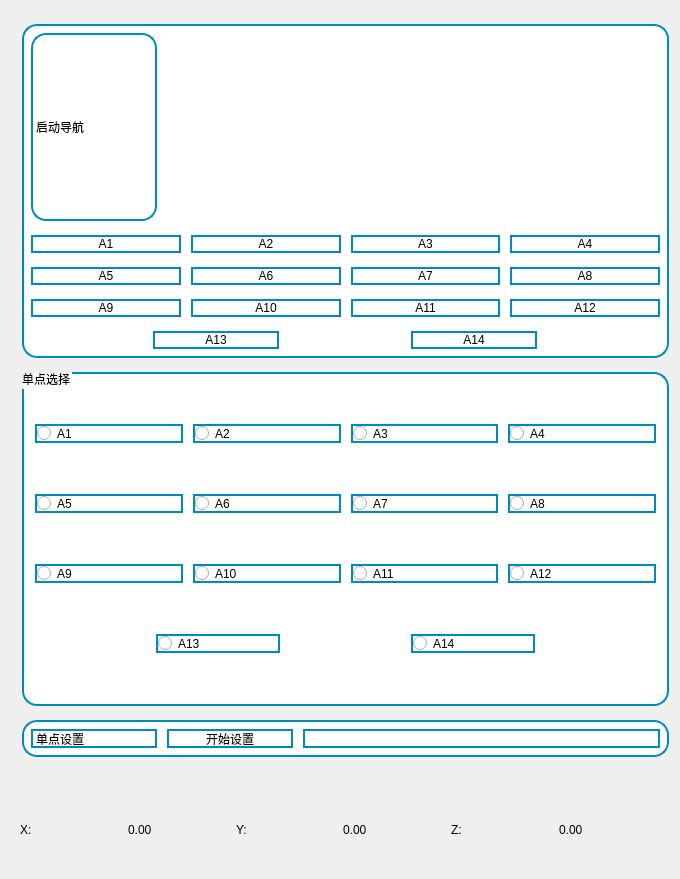
          <widget class="QWidget" name="page_13">
           <widget class="QWidget" name="verticalLayoutWidget_2">
            <property name="geometry">
             <rect>
              <x>20</x>
              <y>790</y>
              <width>641</width>
              <height>80</height>
             </rect>
            </property>
            <layout class="QVBoxLayout" name="verticalLayout_7">
             <item>
              <layout class="QHBoxLayout" name="horizontalLayout_41">
               <item>
                <widget class="QLabel" name="label_24">
                 <property name="minimumSize">
                  <size>
                   <width>0</width>
                   <height>30</height>
                  </size>
                 </property>
                 <property name="maximumSize">
                  <size>
                   <width>16777215</width>
                   <height>30</height>
                  </size>
                 </property>
                 <property name="text">
                  <string>X:</string>
                 </property>
                </widget>
               </item>
               <item>
                <widget class="QLabel" name="label_pose_X">
                 <property name="minimumSize">
                  <size>
                   <width>0</width>
                   <height>30</height>
                  </size>
                 </property>
                 <property name="maximumSize">
                  <size>
                   <width>16777215</width>
                   <height>30</height>
                  </size>
                 </property>
                 <property name="text">
                  <string>0.00</string>
                 </property>
                </widget>
               </item>
               <item>
                <widget class="QLabel" name="label_33">
                 <property name="minimumSize">
                  <size>
                   <width>0</width>
                   <height>30</height>
                  </size>
                 </property>
                 <property name="maximumSize">
                  <size>
                   <width>16777215</width>
                   <height>30</height>
                  </size>
                 </property>
                 <property name="text">
                  <string>Y:</string>
                 </property>
                </widget>
               </item>
               <item>
                <widget class="QLabel" name="label_pose_Y">
                 <property name="minimumSize">
                  <size>
                   <width>0</width>
                   <height>30</height>
                  </size>
                 </property>
                 <property name="maximumSize">
                  <size>
                   <width>16777215</width>
                   <height>30</height>
                  </size>
                 </property>
                 <property name="text">
                  <string>0.00</string>
                 </property>
                </widget>
               </item>
               <item>
                <widget class="QLabel" name="label_31">
                 <property name="minimumSize">
                  <size>
                   <width>0</width>
                   <height>30</height>
                  </size>
                 </property>
                 <property name="maximumSize">
                  <size>
                   <width>16777215</width>
                   <height>30</height>
                  </size>
                 </property>
                 <property name="text">
                  <string>Z:</string>
                 </property>
                </widget>
               </item>
               <item>
                <widget class="QLabel" name="label_pose_Z">
                 <property name="minimumSize">
                  <size>
                   <width>0</width>
                   <height>30</height>
                  </size>
                 </property>
                 <property name="maximumSize">
                  <size>
                   <width>16777215</width>
                   <height>30</height>
                  </size>
                 </property>
                 <property name="text">
                  <string>0.00</string>
                 </property>
                </widget>
               </item>
              </layout>
             </item>
            </layout>
           </widget>
           <widget class="QWidget" name="layoutWidget">
            <property name="geometry">
             <rect>
              <x>20</x>
              <y>20</y>
              <width>651</width>
              <height>741</height>
             </rect>
            </property>
            <layout class="QVBoxLayout" name="verticalLayout_17">
             <item>
              <widget class="QWidget" name="widget_2" native="true">
               <property name="styleSheet">
                <string notr="true">border-radius: 15px;
color: white;
padding: 0px 0px;
text-align: center;
text-decoration: none;
font-size: 12px;
margin: 4px 2px;
background-color: white;
color: black;
border: 2px solid #008cba;</string>
               </property>
               <layout class="QVBoxLayout" name="verticalLayout_34">
                <item>
                 <widget class="QLabel" name="label_36">
                  <property name="minimumSize">
                   <size>
                    <width>130</width>
                    <height>0</height>
                   </size>
                  </property>
                  <property name="maximumSize">
                   <size>
                    <width>130</width>
                    <height>16777215</height>
                   </size>
                  </property>
                  <property name="text">
                   <string>启动导航</string>
                  </property>
                 </widget>
                </item>
                <item>
                 <layout class="QHBoxLayout" name="horizontalLayout_35">
                  <item>
                   <widget class="QPushButton" name="btn_A1">
                    <property name="styleSheet">
                     <string notr="true">    QPushButton#A01_btn {
	border-radius: 8px;
    color: white;
    padding: 16px 32px;
    text-align: center;
    text-decoration: none;
    font-size: 21px;
    margin: 4px 2px;
    background-color: white;
    color: black;
    border: 2px solid #008cba;
}
QPushButton#btn_A101:hover {
    background-color: #008cba;
    color: white;
}
QPushButton#btn_A101:pressed {
    background-color: #06AD56;
}</string>
                    </property>
                    <property name="text">
                     <string>A1</string>
                    </property>
                   </widget>
                  </item>
                  <item>
                   <widget class="QPushButton" name="btn_A2">
                    <property name="styleSheet">
                     <string notr="true">    QPushButton#A01_btn {
	border-radius: 8px;
    color: white;
    padding: 16px 32px;
    text-align: center;
    text-decoration: none;
    font-size: 21px;
    margin: 4px 2px;
    background-color: white;
    color: black;
    border: 2px solid #008cba;
}
QPushButton#btn_A102:hover {
    background-color: #008cba;
    color: white;
}
QPushButton#btn_A102:pressed {
    background-color: #06AD56;
}</string>
                    </property>
                    <property name="text">
                     <string>A2</string>
                    </property>
                   </widget>
                  </item>
                  <item>
                   <widget class="QPushButton" name="btn_A3">
                    <property name="styleSheet">
                     <string notr="true">    QPushButton#A01_btn {
	border-radius: 8px;
    color: white;
    padding: 16px 32px;
    text-align: center;
    text-decoration: none;
    font-size: 21px;
    margin: 4px 2px;
    background-color: white;
    color: black;
    border: 2px solid #008cba;
}
QPushButton#btn_A103:hover {
    background-color: #008cba;
    color: white;
}
QPushButton#btn_A103:pressed {
    background-color: #06AD56;
}</string>
                    </property>
                    <property name="text">
                     <string>A3</string>
                    </property>
                   </widget>
                  </item>
                  <item>
                   <widget class="QPushButton" name="btn_A4">
                    <property name="styleSheet">
                     <string notr="true">    QPushButton#A01_btn {
	border-radius: 8px;
    color: white;
    padding: 16px 32px;
    text-align: center;
    text-decoration: none;
    font-size: 21px;
    margin: 4px 2px;
    background-color: white;
    color: black;
    border: 2px solid #008cba;
}
QPushButton#btn_A104:hover {
    background-color: #008cba;
    color: white;
}
QPushButton#btn_A104:pressed {
    background-color: #06AD56;
}</string>
                    </property>
                    <property name="text">
                     <string>A4</string>
                    </property>
                   </widget>
                  </item>
                 </layout>
                </item>
                <item>
                 <layout class="QHBoxLayout" name="horizontalLayout_36">
                  <item>
                   <widget class="QPushButton" name="btn_A5">
                    <property name="styleSheet">
                     <string notr="true">    QPushButton#A01_btn {
	border-radius: 8px;
    color: white;
    padding: 16px 32px;
    text-align: center;
    text-decoration: none;
    font-size: 21px;
    margin: 4px 2px;
    background-color: white;
    color: black;
    border: 2px solid #008cba;
}
QPushButton#btn_A105:hover {
    background-color: #008cba;
    color: white;
}
QPushButton#btn_A105:pressed {
    background-color: #06AD56;
}</string>
                    </property>
                    <property name="text">
                     <string>A5</string>
                    </property>
                   </widget>
                  </item>
                  <item>
                   <widget class="QPushButton" name="btn_A6">
                    <property name="styleSheet">
                     <string notr="true">    QPushButton#A01_btn {
	border-radius: 8px;
    color: white;
    padding: 16px 32px;
    text-align: center;
    text-decoration: none;
    font-size: 21px;
    margin: 4px 2px;
    background-color: white;
    color: black;
    border: 2px solid #008cba;
}
QPushButton#btn_A106:hover {
    background-color: #008cba;
    color: white;
}
QPushButton#btn_A106:pressed {
    background-color: #06AD56;
}</string>
                    </property>
                    <property name="text">
                     <string>A6</string>
                    </property>
                   </widget>
                  </item>
                  <item>
                   <widget class="QPushButton" name="btn_A7">
                    <property name="styleSheet">
                     <string notr="true">    QPushButton#A01_btn {
	border-radius: 8px;
    color: white;
    padding: 16px 32px;
    text-align: center;
    text-decoration: none;
    font-size: 21px;
    margin: 4px 2px;
    background-color: white;
    color: black;
    border: 2px solid #008cba;
}
QPushButton#btn_A107:hover {
    background-color: #008cba;
    color: white;
}
QPushButton#btn_A107:pressed {
    background-color: #06AD56;
}</string>
                    </property>
                    <property name="text">
                     <string>A7</string>
                    </property>
                   </widget>
                  </item>
                  <item>
                   <widget class="QPushButton" name="btn_A8">
                    <property name="styleSheet">
                     <string notr="true">    QPushButton#A01_btn {
	border-radius: 8px;
    color: white;
    padding: 16px 32px;
    text-align: center;
    text-decoration: none;
    font-size: 21px;
    margin: 4px 2px;
    background-color: white;
    color: black;
    border: 2px solid #008cba;
}
QPushButton#btn_A108:hover {
    background-color: #008cba;
    color: white;
}
QPushButton#btn_A108:pressed {
    background-color: #06AD56;
}</string>
                    </property>
                    <property name="text">
                     <string>A8</string>
                    </property>
                   </widget>
                  </item>
                 </layout>
                </item>
                <item>
                 <layout class="QHBoxLayout" name="horizontalLayout_37">
                  <item>
                   <widget class="QPushButton" name="btn_A9">
                    <property name="styleSheet">
                     <string notr="true">    QPushButton#A01_btn {
	border-radius: 8px;
    color: white;
    padding: 16px 32px;
    text-align: center;
    text-decoration: none;
    font-size: 21px;
    margin: 4px 2px;
    background-color: white;
    color: black;
    border: 2px solid #008cba;
}
QPushButton#btn_A109:hover {
    background-color: #008cba;
    color: white;
}
QPushButton#btn_A109:pressed {
    background-color: #06AD56;
}</string>
                    </property>
                    <property name="text">
                     <string>A9</string>
                    </property>
                   </widget>
                  </item>
                  <item>
                   <widget class="QPushButton" name="btn_A10">
                    <property name="styleSheet">
                     <string notr="true">    QPushButton#A01_btn {
	border-radius: 8px;
    color: white;
    padding: 16px 32px;
    text-align: center;
    text-decoration: none;
    font-size: 21px;
    margin: 4px 2px;
    background-color: white;
    color: black;
    border: 2px solid #008cba;
}
QPushButton#btn_A110:hover {
    background-color: #008cba;
    color: white;
}
QPushButton#btn_A110:pressed {
    background-color: #06AD56;
}</string>
                    </property>
                    <property name="text">
                     <string>A10</string>
                    </property>
                   </widget>
                  </item>
                  <item>
                   <widget class="QPushButton" name="btn_A11">
                    <property name="styleSheet">
                     <string notr="true">    QPushButton#A01_btn {
	border-radius: 8px;
    color: white;
    padding: 16px 32px;
    text-align: center;
    text-decoration: none;
    font-size: 21px;
    margin: 4px 2px;
    background-color: white;
    color: black;
    border: 2px solid #008cba;
}
QPushButton#btn_A111:hover {
    background-color: #008cba;
    color: white;
}
QPushButton#btn_A111:pressed {
    background-color: #06AD56;
}</string>
                    </property>
                    <property name="text">
                     <string>A11</string>
                    </property>
                   </widget>
                  </item>
                  <item>
                   <widget class="QPushButton" name="btn_A12">
                    <property name="styleSheet">
                     <string notr="true">    QPushButton#A01_btn {
	border-radius: 8px;
    color: white;
    padding: 16px 32px;
    text-align: center;
    text-decoration: none;
    font-size: 21px;
    margin: 4px 2px;
    background-color: white;
    color: black;
    border: 2px solid #008cba;
}
QPushButton#btn_A112:hover {
    background-color: #008cba;
    color: white;
}
QPushButton#btn_A112:pressed {
    background-color: #06AD56;
}</string>
                    </property>
                    <property name="text">
                     <string>A12</string>
                    </property>
                   </widget>
                  </item>
                 </layout>
                </item>
                <item>
                 <layout class="QHBoxLayout" name="horizontalLayout_38">
                  <item>
                   <widget class="QPushButton" name="btn_A13">
                    <property name="minimumSize">
                     <size>
                      <width>130</width>
                      <height>0</height>
                     </size>
                    </property>
                    <property name="maximumSize">
                     <size>
                      <width>130</width>
                      <height>16777215</height>
                     </size>
                    </property>
                    <property name="styleSheet">
                     <string notr="true">    QPushButton#A01_btn {
	border-radius: 8px;
    color: white;
    padding: 16px 32px;
    text-align: center;
    text-decoration: none;
    font-size: 21px;
    margin: 4px 2px;
    background-color: white;
    color: black;
    border: 2px solid #008cba;
}
QPushButton#btn_A113:hover {
    background-color: #008cba;
    color: white;
}
QPushButton#btn_A113:pressed {
    background-color: #06AD56;
}</string>
                    </property>
                    <property name="text">
                     <string>A13</string>
                    </property>
                   </widget>
                  </item>
                  <item>
                   <widget class="QPushButton" name="btn_A14">
                    <property name="minimumSize">
                     <size>
                      <width>130</width>
                      <height>0</height>
                     </size>
                    </property>
                    <property name="maximumSize">
                     <size>
                      <width>130</width>
                      <height>16777215</height>
                     </size>
                    </property>
                    <property name="styleSheet">
                     <string notr="true">    QPushButton#A01_btn {
	border-radius: 8px;
    color: white;
    padding: 16px 32px;
    text-align: center;
    text-decoration: none;
    font-size: 21px;
    margin: 4px 2px;
    background-color: white;
    color: black;
    border: 2px solid #008cba;
}
QPushButton#btn_A114:hover {
    background-color: #008cba;
    color: white;
}
QPushButton#btn_A114:pressed {
    background-color: #06AD56;
}</string>
                    </property>
                    <property name="text">
                     <string>A14</string>
                    </property>
                   </widget>
                  </item>
                 </layout>
                </item>
               </layout>
              </widget>
             </item>
             <item>
              <widget class="QGroupBox" name="groupBox_3">
               <property name="styleSheet">
                <string notr="true">border-radius: 15px;
color: white;
padding: 0px 0px;
text-align: center;
text-decoration: none;
font-size: 12px;
margin: 4px 2px;
background-color: white;
color: black;
border: 2px solid #008cba;
</string>
               </property>
               <property name="title">
                <string>单点选择</string>
               </property>
               <layout class="QVBoxLayout" name="verticalLayout_33">
                <item>
                 <layout class="QHBoxLayout" name="horizontalLayout_31">
                  <item>
                   <widget class="QRadioButton" name="rad_A1">
                    <property name="layoutDirection">
                     <enum>Qt::LeftToRight</enum>
                    </property>
                    <property name="styleSheet">
                     <string notr="true"/>
                    </property>
                    <property name="text">
                     <string>A1</string>
                    </property>
                   </widget>
                  </item>
                  <item>
                   <widget class="QRadioButton" name="rad_A2">
                    <property name="styleSheet">
                     <string notr="true"/>
                    </property>
                    <property name="text">
                     <string>A2</string>
                    </property>
                   </widget>
                  </item>
                  <item>
                   <widget class="QRadioButton" name="rad_A3">
                    <property name="text">
                     <string>A3</string>
                    </property>
                   </widget>
                  </item>
                  <item>
                   <widget class="QRadioButton" name="rad_A4">
                    <property name="text">
                     <string>A4</string>
                    </property>
                   </widget>
                  </item>
                 </layout>
                </item>
                <item>
                 <layout class="QHBoxLayout" name="horizontalLayout_32">
                  <item>
                   <widget class="QRadioButton" name="rad_A5">
                    <property name="text">
                     <string>A5</string>
                    </property>
                   </widget>
                  </item>
                  <item>
                   <widget class="QRadioButton" name="rad_A6">
                    <property name="font">
                     <font>
                      <pointsize>-1</pointsize>
                      <weight>50</weight>
                      <bold>false</bold>
                      <underline>false</underline>
                      <strikeout>false</strikeout>
                     </font>
                    </property>
                    <property name="text">
                     <string>A6</string>
                    </property>
                   </widget>
                  </item>
                  <item>
                   <widget class="QRadioButton" name="rad_A7">
                    <property name="text">
                     <string>A7</string>
                    </property>
                   </widget>
                  </item>
                  <item>
                   <widget class="QRadioButton" name="rad_A8">
                    <property name="text">
                     <string>A8</string>
                    </property>
                   </widget>
                  </item>
                 </layout>
                </item>
                <item>
                 <layout class="QHBoxLayout" name="horizontalLayout_33">
                  <item>
                   <widget class="QRadioButton" name="rad_A9">
                    <property name="text">
                     <string>A9</string>
                    </property>
                   </widget>
                  </item>
                  <item>
                   <widget class="QRadioButton" name="rad_A10">
                    <property name="text">
                     <string>A10</string>
                    </property>
                   </widget>
                  </item>
                  <item>
                   <widget class="QRadioButton" name="rad_A11">
                    <property name="text">
                     <string>A11</string>
                    </property>
                   </widget>
                  </item>
                  <item>
                   <widget class="QRadioButton" name="rad_A12">
                    <property name="text">
                     <string>A12</string>
                    </property>
                   </widget>
                  </item>
                 </layout>
                </item>
                <item>
                 <layout class="QHBoxLayout" name="horizontalLayout_34">
                  <item>
                   <widget class="QRadioButton" name="rad_A13">
                    <property name="minimumSize">
                     <size>
                      <width>128</width>
                      <height>0</height>
                     </size>
                    </property>
                    <property name="maximumSize">
                     <size>
                      <width>128</width>
                      <height>16777215</height>
                     </size>
                    </property>
                    <property name="text">
                     <string>A13</string>
                    </property>
                   </widget>
                  </item>
                  <item>
                   <widget class="QRadioButton" name="rad_A14">
                    <property name="minimumSize">
                     <size>
                      <width>128</width>
                      <height>0</height>
                     </size>
                    </property>
                    <property name="maximumSize">
                     <size>
                      <width>128</width>
                      <height>16777215</height>
                     </size>
                    </property>
                    <property name="text">
                     <string>A14</string>
                    </property>
                   </widget>
                  </item>
                 </layout>
                </item>
               </layout>
              </widget>
             </item>
             <item>
              <widget class="QWidget" name="widget_4" native="true">
               <property name="minimumSize">
                <size>
                 <width>0</width>
                 <height>40</height>
                </size>
               </property>
               <property name="maximumSize">
                <size>
                 <width>100000</width>
                 <height>45</height>
                </size>
               </property>
               <property name="styleSheet">
                <string notr="true">border-radius: 15px;
color: white;
padding: 0px 0px;
text-align: center;
text-decoration: none;
font-size: 12px;
margin: 4px 2px;
background-color: white;
color: black;
border: 2px solid #008cba;</string>
               </property>
               <layout class="QHBoxLayout" name="horizontalLayout_39">
                <item>
                 <widget class="QLabel" name="label_37">
                  <property name="minimumSize">
                   <size>
                    <width>130</width>
                    <height>27</height>
                   </size>
                  </property>
                  <property name="maximumSize">
                   <size>
                    <width>130</width>
                    <height>27</height>
                   </size>
                  </property>
                  <property name="styleSheet">
                   <string notr="true">border-radius: 15px;
color: white;
padding: 0px 0px;
text-align: center;
text-decoration: none;
font-size: 12px;
margin: 4px 2px;
background-color: white;
color: black;
border: 2px solid #008cba;</string>
                  </property>
                  <property name="frameShape">
                   <enum>QFrame::NoFrame</enum>
                  </property>
                  <property name="text">
                   <string>单点设置</string>
                  </property>
                 </widget>
                </item>
                <item>
                 <widget class="QPushButton" name="onepoint_nav_btn">
                  <property name="minimumSize">
                   <size>
                    <width>130</width>
                    <height>27</height>
                   </size>
                  </property>
                  <property name="maximumSize">
                   <size>
                    <width>130</width>
                    <height>27</height>
                   </size>
                  </property>
                  <property name="styleSheet">
                   <string notr="true">QPushButton#onepoint_nav_btn:hover {
    background-color: #008cba;
    color: white;
}
QPushButton#onepoint_nav_btn:pressed {
    background-color: #06AD56;
}
border-radius: 15px;
color: white;
padding: 0px 0px;
text-align: center;
text-decoration: none;
font-size: 12px;
margin: 4px 2px;
background-color: white;
color: black;
border: 2px solid #008cba;</string>
                  </property>
                  <property name="text">
                   <string>开始设置</string>
                  </property>
                 </widget>
                </item>
                <item>
                 <widget class="QWidget" name="widget_5" native="true">
                  <property name="minimumSize">
                   <size>
                    <width>0</width>
                    <height>27</height>
                   </size>
                  </property>
                  <property name="maximumSize">
                   <size>
                    <width>16777215</width>
                    <height>27</height>
                   </size>
                  </property>
                  <property name="styleSheet">
                   <string notr="true">border: none；</string>
                  </property>
                 </widget>
                </item>
               </layout>
              </widget>
             </item>
             <item>
              <layout class="QVBoxLayout" name="verticalLayout_6"/>
             </item>
            </layout>
           </widget>
          </widget>
